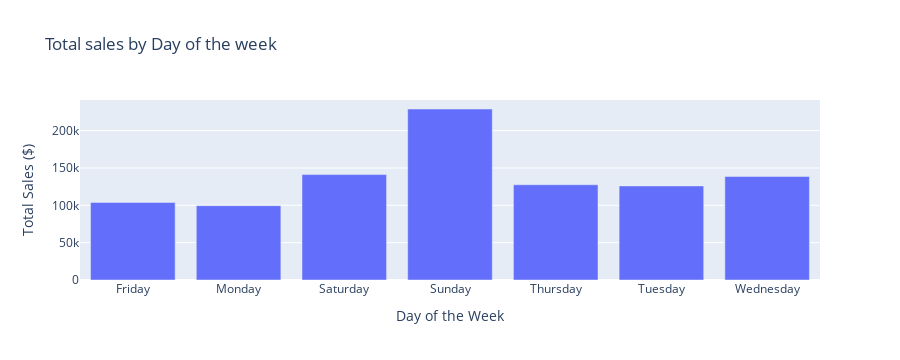

The code cell stored with this chart in its notebook:
### Code cell
fig = px.bar(weekly_sales, x= 'day_of_week', y= 'total_amt_usd', title='Total sales by Day of the week')
fig.update_layout(
    xaxis_title='Day of the Week',
    yaxis_title='Total Sales ($)'
)
fig.show()

### Figure 1 — Plotly figure (JSON) as saved in the notebook; plotly's stock layout.template omitted (floating-point values rounded to 4 significant figures)
{"data": [{"alignmentgroup": "True", "hovertemplate": "day_of_week=%{x}<br>total_amt_usd=%{y}<extra></extra>", "legendgroup": "", "marker": {"color": "#636efa", "pattern": {"shape": ""}}, "name": "", "offsetgroup": "", "orientation": "v", "showlegend": false, "textposition": "auto", "type": "bar", "x": ["Friday", "Monday", "Saturday", "Sunday", "Thursday", "Tuesday", "Wednesday"], "xaxis": "x", "y": [103800.0, 99500.0, 141100.0, 229000.0, 127600.0, 126000.0, 138600.0], "yaxis": "y"}], "layout": {"barmode": "relative", "height": 360, "legend": {"tracegroupgap": 0}, "title": {"text": "Total sales by Day of the week"}, "xaxis": {"anchor": "y", "autorange": true, "domain": [0, 1], "range": [-0.5, 6.5], "title": {"text": "Day of the Week"}, "type": "category"}, "yaxis": {"anchor": "x", "autorange": true, "domain": [0, 1], "range": [0, 241000.0], "title": {"text": "Total Sales ($)"}, "type": "linear"}}}
